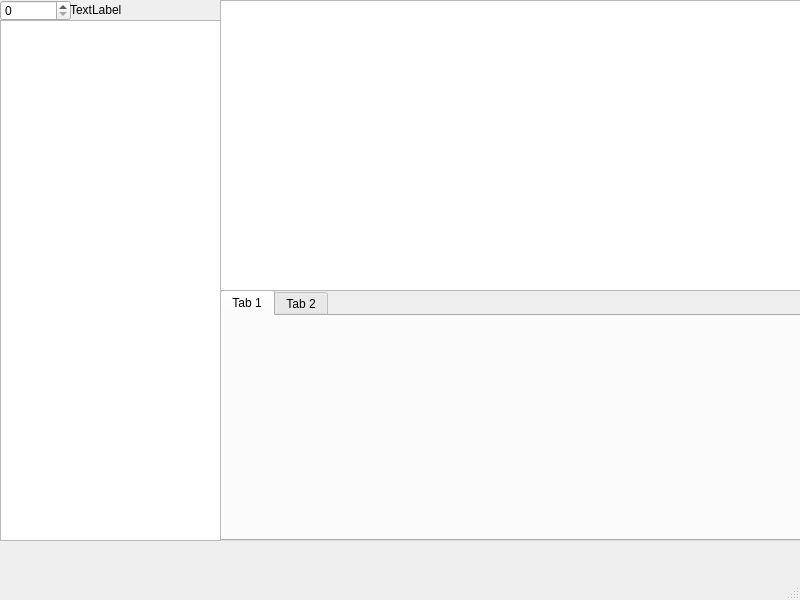
<?xml version="1.0" encoding="UTF-8"?>
<ui version="4.0">
 <class>Metagata</class>
 <widget class="QMainWindow" name="Metagata">
  <property name="geometry">
   <rect>
    <x>0</x>
    <y>0</y>
    <width>800</width>
    <height>600</height>
   </rect>
  </property>
  <property name="windowTitle">
   <string>Metagata-GUI</string>
  </property>
  <property name="dockOptions">
   <set>QMainWindow::AllowTabbedDocks|QMainWindow::AnimatedDocks</set>
  </property>
  <widget class="QWidget" name="centralwidget">
   <widget class="QTabWidget" name="tabWidget">
    <property name="geometry">
     <rect>
      <x>220</x>
      <y>290</y>
      <width>581</width>
      <height>251</height>
     </rect>
    </property>
    <property name="currentIndex">
     <number>0</number>
    </property>
    <widget class="QWidget" name="tab">
     <attribute name="title">
      <string>Tab 1</string>
     </attribute>
    </widget>
    <widget class="QWidget" name="tab_2">
     <attribute name="title">
      <string>Tab 2</string>
     </attribute>
    </widget>
   </widget>
   <widget class="QTreeView" name="treeView">
    <property name="geometry">
     <rect>
      <x>0</x>
      <y>20</y>
      <width>221</width>
      <height>521</height>
     </rect>
    </property>
   </widget>
   <widget class="QListView" name="listView">
    <property name="geometry">
     <rect>
      <x>220</x>
      <y>0</y>
      <width>581</width>
      <height>291</height>
     </rect>
    </property>
   </widget>
   <widget class="QSpinBox" name="spinBox">
    <property name="geometry">
     <rect>
      <x>0</x>
      <y>0</y>
      <width>71</width>
      <height>21</height>
     </rect>
    </property>
   </widget>
   <widget class="QLabel" name="label">
    <property name="geometry">
     <rect>
      <x>70</x>
      <y>0</y>
      <width>151</width>
      <height>20</height>
     </rect>
    </property>
    <property name="text">
     <string>TextLabel</string>
    </property>
   </widget>
  </widget>
  <widget class="QStatusBar" name="statusbar"/>
  <widget class="QMenuBar" name="menuBar">
   <property name="geometry">
    <rect>
     <x>0</x>
     <y>0</y>
     <width>800</width>
     <height>23</height>
    </rect>
   </property>
  </widget>
 </widget>
 <resources/>
 <connections/>
</ui>
